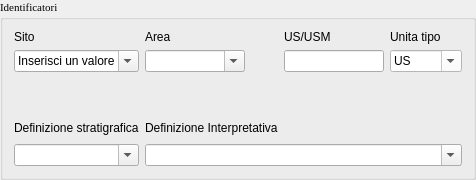
    <widget class="QgsCollapsibleGroupBox" name="groupBox">
     <property name="sizePolicy">
      <sizepolicy hsizetype="Expanding" vsizetype="Expanding">
       <horstretch>0</horstretch>
       <verstretch>0</verstretch>
      </sizepolicy>
     </property>
     <property name="maximumSize">
      <size>
       <width>16777215</width>
       <height>16777215</height>
      </size>
     </property>
     <property name="font">
      <font>
       <family>Times New Roman</family>
       <pointsize>8</pointsize>
       <weight>50</weight>
       <italic>false</italic>
       <bold>false</bold>
      </font>
     </property>
     <property name="styleSheet">
      <string notr="true">QgsCollapsibleGroupBoxBasic::title, QgsCollapsibleGroupBox::title {  subcontrol-origin: margin;  subcontrol-position: top left;  margin-left: 20px;  margin-right: 5px;  left: 0px;  top: 3px;}
QgsCollapsibleGroupBoxBasic::title, QgsCollapsibleGroupBox::title {  subcontrol-origin: margin;  subcontrol-position: top left;  margin-left: 20px;  margin-right: 5px;  left: 0px;  top: 3px;}QgsCollapsibleGroupBoxBasic::title, QgsCollapsibleGroupBox::title {  subcontrol-origin: margin;  subcontrol-position: top left;  margin-left: 20px;  margin-right: 5px;  left: 0px;  top: 3px;}QgsCollapsibleGroupBoxBasic::title, QgsCollapsibleGroupBox::title {  subcontrol-origin: margin;  subcontrol-position: top left;  margin-left: 20px;  margin-right: 5px;  left: 0px;  top: 3px;}QgsCollapsibleGroupBoxBasic::title, QgsCollapsibleGroupBox::title {  subcontrol-origin: margin;  subcontrol-position: top left;  margin-left: 20px;  margin-right: 5px;  left: 0px;  top: 3px;}QgsCollapsibleGroupBoxBasic::title, QgsCollapsibleGroupBox::title {  subcontrol-origin: margin;  subcontrol-position: top left;  margin-left: 20px;  margin-right: 5px;  left: 0px;  top: 3px;}QgsCollapsibleGroupBoxBasic::title, QgsCollapsibleGroupBox::title {  subcontrol-origin: margin;  subcontrol-position: top left;  margin-left: 20px;  margin-right: 5px;  left: 0px;  top: 3px;}QgsCollapsibleGroupBoxBasic::title, QgsCollapsibleGroupBox::title {  subcontrol-origin: margin;  subcontrol-position: top left;  margin-left: 20px;  margin-right: 5px;  left: 0px;  top: 3px;}QgsCollapsibleGroupBoxBasic::title, QgsCollapsibleGroupBox::title {  subcontrol-origin: margin;  subcontrol-position: top left;  margin-left: 20px;  margin-right: 5px;  left: 0px;  top: 2px;}QgsCollapsibleGroupBoxBasic::title, QgsCollapsibleGroupBox::title {  subcontrol-origin: margin;  subcontrol-position: top left;  margin-left: 20px;  margin-right: 5px;  left: 0px;  top: 2px;}QgsCollapsibleGroupBoxBasic::title, QgsCollapsibleGroupBox::title {  subcontrol-origin: margin;  subcontrol-position: top left;  margin-left: 20px;  margin-right: 5px;  left: 0px;  top: 2px;}QgsCollapsibleGroupBoxBasic::title, QgsCollapsibleGroupBox::title {  subcontrol-origin: margin;  subcontrol-position: top left;  margin-left: 20px;  margin-right: 5px;  left: 0px;  top: 2px;}QgsCollapsibleGroupBoxBasic::title, QgsCollapsibleGroupBox::title {  subcontrol-origin: margin;  subcontrol-position: top left;  margin-left: 20px;  margin-right: 5px;  left: 0px;  top: 2px;}QgsCollapsibleGroupBoxBasic::title, QgsCollapsibleGroupBox::title {  subcontrol-origin: margin;  subcontrol-position: top left;  margin-left: 20px;  margin-right: 5px;  left: 0px;  top: 2px;}QgsCollapsibleGroupBoxBasic::title, QgsCollapsibleGroupBox::title {  subcontrol-origin: margin;  subcontrol-position: top left;  margin-left: 20px;  margin-right: 5px;  left: 0px;  top: 2px;}QgsCollapsibleGroupBoxBasic::title, QgsCollapsibleGroupBox::title {  subcontrol-origin: margin;  subcontrol-position: top left;  margin-left: 20px;  margin-right: 5px;  left: 0px;  top: 2px;}QgsCollapsibleGroupBoxBasic::title, QgsCollapsibleGroupBox::title {  subcontrol-origin: margin;  subcontrol-position: top left;  margin-left: 20px;  margin-right: 5px;  left: 0px;  top: 2px;}QgsCollapsibleGroupBoxBasic::title, QgsCollapsibleGroupBox::title {  subcontrol-origin: margin;  subcontrol-position: top left;  margin-left: 20px;  margin-right: 5px;  left: 0px;  top: 2px;}QgsCollapsibleGroupBoxBasic::title, QgsCollapsibleGroupBox::title {  subcontrol-origin: margin;  subcontrol-position: top left;  margin-left: 20px;  margin-right: 5px;  left: 0px;  top: 2px;}QgsCollapsibleGroupBoxBasic::title, QgsCollapsibleGroupBox::title {  subcontrol-origin: margin;  subcontrol-position: top left;  margin-left: 20px;  margin-right: 5px;  left: 0px;  top: 2px;}QgsCollapsibleGroupBoxBasic::title, QgsCollapsibleGroupBox::title {  subcontrol-origin: margin;  subcontrol-position: top left;  margin-left: 20px;  margin-right: 5px;  left: 0px;  top: 2px;}QgsCollapsibleGroupBoxBasic::title, QgsCollapsibleGroupBox::title {  subcontrol-origin: margin;  subcontrol-position: top left;  margin-left: 20px;  margin-right: 5px;  left: 0px;  top: 2px;}QgsCollapsibleGroupBoxBasic::title, QgsCollapsibleGroupBox::title {  subcontrol-origin: margin;  subcontrol-position: top left;  margin-left: 20px;  margin-right: 5px;  left: 0px;  top: 2px;}QgsCollapsibleGroupBoxBasic::title, QgsCollapsibleGroupBox::title {  subcontrol-origin: margin;  subcontrol-position: top left;  margin-left: 20px;  margin-right: 5px;  left: 0px;  top: 1px;}QgsCollapsibleGroupBoxBasic::title, QgsCollapsibleGroupBox::title {  subcontrol-origin: margin;  subcontrol-position: top left;  margin-left: 20px;  margin-right: 5px;  left: 0px;  top: 1px;}QgsCollapsibleGroupBoxBasic::title, QgsCollapsibleGroupBox::title {  subcontrol-origin: margin;  subcontrol-position: top left;  margin-left: 20px;  margin-right: 5px;  left: 0px;  top: 2px;}QgsCollapsibleGroupBoxBasic::title, QgsCollapsibleGroupBox::title {  subcontrol-origin: margin;  subcontrol-position: top left;  margin-left: 20px;  margin-right: 5px;  left: 0px;  top: 2px;}QgsCollapsibleGroupBoxBasic::title, QgsCollapsibleGroupBox::title {  subcontrol-origin: margin;  subcontrol-position: top left;  margin-left: 20px;  margin-right: 5px;  left: 0px;  top: 2px;}QgsCollapsibleGroupBoxBasic::title, QgsCollapsibleGroupBox::title {  subcontrol-origin: margin;  subcontrol-position: top left;  margin-left: 20px;  margin-right: 5px;  left: 0px;  top: 2px;}QgsCollapsibleGroupBoxBasic::title, QgsCollapsibleGroupBox::title {  subcontrol-origin: margin;  subcontrol-position: top left;  margin-left: 20px;  margin-right: 5px;  left: 0px;  top: 2px;}QgsCollapsibleGroupBoxBasic::title, QgsCollapsibleGroupBox::title {  subcontrol-origin: margin;  subcontrol-position: top left;  margin-left: 20px;  margin-right: 5px;  left: 0px;  top: 2px;}QgsCollapsibleGroupBoxBasic::title, QgsCollapsibleGroupBox::title {  subcontrol-origin: margin;  subcontrol-position: top left;  margin-left: 20px;  margin-right: 5px;  left: 0px;  top: 2px;}QgsCollapsibleGroupBoxBasic::title, QgsCollapsibleGroupBox::title {  subcontrol-origin: margin;  subcontrol-position: top left;  margin-left: 20px;  margin-right: 5px;  left: 0px;  top: 1px;}QgsCollapsibleGroupBoxBasic::title, QgsCollapsibleGroupBox::title {  subcontrol-origin: margin;  subcontrol-position: top left;  margin-left: 20px;  margin-right: 5px;  left: 0px;  top: 2px;}QgsCollapsibleGroupBoxBasic::title, QgsCollapsibleGroupBox::title {  subcontrol-origin: margin;  subcontrol-position: top left;  margin-left: 20px;  margin-right: 5px;  left: 0px;  top: 2px;}QgsCollapsibleGroupBoxBasic::title, QgsCollapsibleGroupBox::title {  subcontrol-origin: margin;  subcontrol-position: top left;  margin-left: 20px;  margin-right: 5px;  left: 0px;  top: 2px;}QgsCollapsibleGroupBoxBasic::title, QgsCollapsibleGroupBox::title {  subcontrol-origin: margin;  subcontrol-position: top left;  margin-left: 20px;  margin-right: 5px;  left: 0px;  top: 2px;}</string>
     </property>
     <property name="title">
      <string>Identificatori</string>
     </property>
     <property name="flat">
      <bool>false</bool>
     </property>
     <property name="checkable">
      <bool>false</bool>
     </property>
     <property name="collapsed">
      <bool>false</bool>
     </property>
     <property name="scrollOnExpand">
      <bool>false</bool>
     </property>
     <property name="saveCollapsedState">
      <bool>false</bool>
     </property>
     <property name="saveCheckedState">
      <bool>false</bool>
     </property>
     <layout class="QGridLayout" name="gridLayout_6">
      <item row="2" column="2">
       <widget class="QComboBox" name="comboBox_area">
        <property name="enabled">
         <bool>true</bool>
        </property>
        <property name="sizePolicy">
         <sizepolicy hsizetype="Minimum" vsizetype="Fixed">
          <horstretch>0</horstretch>
          <verstretch>0</verstretch>
         </sizepolicy>
        </property>
        <property name="minimumSize">
         <size>
          <width>0</width>
          <height>0</height>
         </size>
        </property>
        <property name="maximumSize">
         <size>
          <width>100</width>
          <height>16777215</height>
         </size>
        </property>
        <property name="font">
         <font>
          <family>Times New Roman</family>
          <pointsize>8</pointsize>
          <weight>50</weight>
          <italic>false</italic>
          <bold>false</bold>
         </font>
        </property>
        <property name="editable">
         <bool>true</bool>
        </property>
        <item>
         <property name="text">
          <string/>
         </property>
        </item>
        <item>
         <property name="text">
          <string>1</string>
         </property>
        </item>
        <item>
         <property name="text">
          <string>2</string>
         </property>
        </item>
        <item>
         <property name="text">
          <string>3</string>
         </property>
        </item>
        <item>
         <property name="text">
          <string>4</string>
         </property>
        </item>
        <item>
         <property name="text">
          <string>5</string>
         </property>
        </item>
        <item>
         <property name="text">
          <string>6</string>
         </property>
        </item>
        <item>
         <property name="text">
          <string>7</string>
         </property>
        </item>
        <item>
         <property name="text">
          <string>8</string>
         </property>
        </item>
        <item>
         <property name="text">
          <string>9</string>
         </property>
        </item>
        <item>
         <property name="text">
          <string>10</string>
         </property>
        </item>
        <item>
         <property name="text">
          <string>11</string>
         </property>
        </item>
        <item>
         <property name="text">
          <string>12</string>
         </property>
        </item>
        <item>
         <property name="text">
          <string>13</string>
         </property>
        </item>
        <item>
         <property name="text">
          <string>14</string>
         </property>
        </item>
        <item>
         <property name="text">
          <string>15</string>
         </property>
        </item>
        <item>
         <property name="text">
          <string>16</string>
         </property>
        </item>
        <item>
         <property name="text">
          <string>17</string>
         </property>
        </item>
        <item>
         <property name="text">
          <string>18</string>
         </property>
        </item>
        <item>
         <property name="text">
          <string>19</string>
         </property>
        </item>
        <item>
         <property name="text">
          <string>20</string>
         </property>
        </item>
       </widget>
      </item>
      <item row="2" column="4">
       <widget class="QComboBox" name="comboBox_unita_tipo">
        <property name="enabled">
         <bool>true</bool>
        </property>
        <property name="sizePolicy">
         <sizepolicy hsizetype="Minimum" vsizetype="Fixed">
          <horstretch>0</horstretch>
          <verstretch>0</verstretch>
         </sizepolicy>
        </property>
        <property name="minimumSize">
         <size>
          <width>0</width>
          <height>20</height>
         </size>
        </property>
        <property name="maximumSize">
         <size>
          <width>100</width>
          <height>16777215</height>
         </size>
        </property>
        <property name="font">
         <font>
          <family>Times New Roman</family>
          <pointsize>8</pointsize>
          <weight>50</weight>
          <italic>false</italic>
          <bold>false</bold>
         </font>
        </property>
        <property name="styleSheet">
         <string notr="true">background-color: rgb(255, 255, 255);</string>
        </property>
        <property name="editable">
         <bool>true</bool>
        </property>
        <item>
         <property name="text">
          <string>US</string>
         </property>
        </item>
        <item>
         <property name="text">
          <string>USM</string>
         </property>
        </item>
       </widget>
      </item>
      <item row="1" column="2">
       <widget class="QLabel" name="label_2">
        <property name="sizePolicy">
         <sizepolicy hsizetype="Preferred" vsizetype="Preferred">
          <horstretch>0</horstretch>
          <verstretch>0</verstretch>
         </sizepolicy>
        </property>
        <property name="minimumSize">
         <size>
          <width>0</width>
          <height>0</height>
         </size>
        </property>
        <property name="text">
         <string>Area</string>
        </property>
       </widget>
      </item>
      <item row="2" column="3">
       <widget class="QLineEdit" name="lineEdit_us">
        <property name="enabled">
         <bool>true</bool>
        </property>
        <property name="sizePolicy">
         <sizepolicy hsizetype="Minimum" vsizetype="Fixed">
          <horstretch>0</horstretch>
          <verstretch>0</verstretch>
         </sizepolicy>
        </property>
        <property name="minimumSize">
         <size>
          <width>0</width>
          <height>20</height>
         </size>
        </property>
        <property name="maximumSize">
         <size>
          <width>100</width>
          <height>16777215</height>
         </size>
        </property>
        <property name="font">
         <font>
          <family>Times New Roman</family>
          <pointsize>8</pointsize>
          <weight>50</weight>
          <italic>false</italic>
          <bold>false</bold>
         </font>
        </property>
       </widget>
      </item>
      <item row="4" column="1">
       <widget class="QLabel" name="label_4">
        <property name="minimumSize">
         <size>
          <width>0</width>
          <height>20</height>
         </size>
        </property>
        <property name="text">
         <string>Definizione stratigrafica</string>
        </property>
       </widget>
      </item>
      <item row="3" column="1">
       <spacer name="verticalSpacer_4">
        <property name="orientation">
         <enum>Qt::Vertical</enum>
        </property>
        <property name="sizeHint" stdset="0">
         <size>
          <width>20</width>
          <height>40</height>
         </size>
        </property>
       </spacer>
      </item>
      <item row="1" column="1">
       <widget class="QLabel" name="label">
        <property name="sizePolicy">
         <sizepolicy hsizetype="Preferred" vsizetype="Preferred">
          <horstretch>0</horstretch>
          <verstretch>0</verstretch>
         </sizepolicy>
        </property>
        <property name="minimumSize">
         <size>
          <width>0</width>
          <height>0</height>
         </size>
        </property>
        <property name="text">
         <string>Sito </string>
        </property>
       </widget>
      </item>
      <item row="1" column="4">
       <widget class="QLabel" name="label_30">
        <property name="sizePolicy">
         <sizepolicy hsizetype="Preferred" vsizetype="Preferred">
          <horstretch>0</horstretch>
          <verstretch>0</verstretch>
         </sizepolicy>
        </property>
        <property name="minimumSize">
         <size>
          <width>0</width>
          <height>0</height>
         </size>
        </property>
        <property name="text">
         <string>Unita tipo</string>
        </property>
       </widget>
      </item>
      <item row="1" column="3">
       <widget class="QLabel" name="label_3">
        <property name="sizePolicy">
         <sizepolicy hsizetype="Preferred" vsizetype="Preferred">
          <horstretch>0</horstretch>
          <verstretch>0</verstretch>
         </sizepolicy>
        </property>
        <property name="minimumSize">
         <size>
          <width>0</width>
          <height>0</height>
         </size>
        </property>
        <property name="text">
         <string>US/USM</string>
        </property>
       </widget>
      </item>
      <item row="2" column="1">
       <widget class="QComboBox" name="comboBox_sito">
        <property name="enabled">
         <bool>true</bool>
        </property>
        <property name="sizePolicy">
         <sizepolicy hsizetype="Preferred" vsizetype="Fixed">
          <horstretch>0</horstretch>
          <verstretch>0</verstretch>
         </sizepolicy>
        </property>
        <property name="minimumSize">
         <size>
          <width>0</width>
          <height>20</height>
         </size>
        </property>
        <property name="font">
         <font>
          <family>Times New Roman</family>
          <pointsize>8</pointsize>
          <weight>50</weight>
          <italic>false</italic>
          <bold>false</bold>
         </font>
        </property>
        <property name="mouseTracking">
         <bool>true</bool>
        </property>
        <property name="editable">
         <bool>true</bool>
        </property>
        <property name="currentText">
         <string>Inserisci un valore</string>
        </property>
        <property name="maxVisibleItems">
         <number>99999</number>
        </property>
        <property name="maxCount">
         <number>2147483647</number>
        </property>
        <property name="duplicatesEnabled">
         <bool>true</bool>
        </property>
        <item>
         <property name="text">
          <string>Inserisci un valore</string>
         </property>
        </item>
       </widget>
      </item>
      <item row="6" column="2" colspan="3">
       <widget class="QComboBox" name="comboBox_def_intepret">
        <property name="minimumSize">
         <size>
          <width>0</width>
          <height>20</height>
         </size>
        </property>
        <property name="font">
         <font>
          <family>Times New Roman</family>
          <pointsize>8</pointsize>
          <weight>50</weight>
          <italic>false</italic>
          <bold>false</bold>
         </font>
        </property>
        <property name="editable">
         <bool>true</bool>
        </property>
        <item>
         <property name="text">
          <string/>
         </property>
        </item>
        <item>
         <property name="text">
          <string>Attivita' di cantiere</string>
         </property>
        </item>
        <item>
         <property name="text">
          <string>Abbandono</string>
         </property>
        </item>
        <item>
         <property name="text">
          <string>Fognatura</string>
         </property>
        </item>
        <item>
         <property name="text">
          <string>Fondazione</string>
         </property>
        </item>
        <item>
         <property name="text">
          <string>Fossa da grano</string>
         </property>
        </item>
        <item>
         <property name="text">
          <string>Livellamento</string>
         </property>
        </item>
        <item>
         <property name="text">
          <string>Muro</string>
         </property>
        </item>
        <item>
         <property name="text">
          <string>Pavimentazione</string>
         </property>
        </item>
        <item>
         <property name="text">
          <string>Pavimentazione a mosaico</string>
         </property>
        </item>
        <item>
         <property name="text">
          <string>Palo</string>
         </property>
        </item>
       </widget>
      </item>
      <item row="4" column="2">
       <widget class="QLabel" name="label_5">
        <property name="minimumSize">
         <size>
          <width>0</width>
          <height>20</height>
         </size>
        </property>
        <property name="text">
         <string>Definizione Interpretativa</string>
        </property>
       </widget>
      </item>
      <item row="6" column="1">
       <widget class="QComboBox" name="comboBox_def_strat">
        <property name="minimumSize">
         <size>
          <width>0</width>
          <height>20</height>
         </size>
        </property>
        <property name="font">
         <font>
          <family>Times New Roman</family>
          <pointsize>8</pointsize>
          <weight>50</weight>
          <italic>false</italic>
          <bold>false</bold>
         </font>
        </property>
        <property name="editable">
         <bool>true</bool>
        </property>
       </widget>
      </item>
     </layout>
    </widget>
